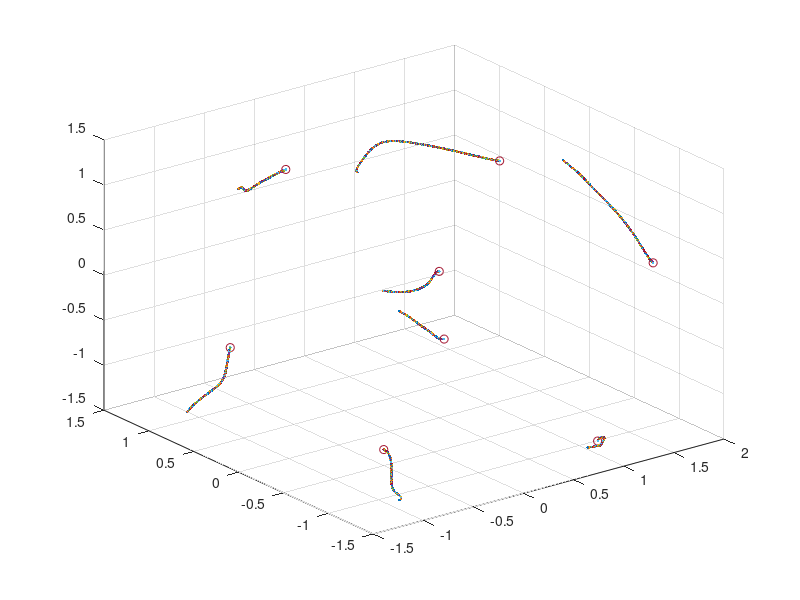

Write the MATLAB code that produced this figure.
V = [-1 -1 -1;1 -1 -1;1 1 -1;-1 1 -1;-1 -1 1;1 -1 1;1 1 1;-1 1 1];
d12 = 2;
d13 = 2*sqrt(2);
d14 = 2;
d15 = 2;
d18 = 2*sqrt(2);
d23 = 2;
d25 = 2*sqrt(2);
d26 = 2;
d34 = 2;
d36 = 2*sqrt(2);
d37 = 2;
d47 = 2*sqrt(2);
d48 = 2;
d56 = 2;
d58 = 2;
d67 = 2;
d68 = 2*sqrt(2);
d78 = 2;
dij = [d12 d13 d14 d15 d18 d23 d25 d26 d34 d36 d37 d47 d48 d56 d58 d67 d68 d78];

kv = 1;
ka = 1;
T = 0.01;

q0 = zeros(8,3);
v0 = zeros(8,3);
qout = zeros(1000,8,3);
for i = 1:8
    q0(i,:) = V(i,:)+(rand(1,3)-0.5*ones(1,3));
    v0(i,:) = 2*(rand(1,3)-0.5*ones(1,3));
end
q = q0;
q_ = q0;
vi = v0;
Rq_ = [(q(1,:)-q(2,:)) (q(2,:)-q(1,:)) zeros(1,18);
          (q(1,:)-q(3,:)) zeros(1,3) (q(3,:)-q(1,:)) zeros(1,15);
          (q(1,:)-q(4,:)) zeros(1,6) (q(4,:)-q(1,:)) zeros(1,12);
          (q(1,:)-q(5,:)) zeros(1,9) (q(5,:)-q(1,:)) zeros(1,9);
          (q(1,:)-q(8,:)) zeros(1,18) (q(8,:)-q(1,:));
          zeros(1,3) (q(2,:)-q(3,:)) (q(3,:)-q(2,:)) zeros(1,15);
          zeros(1,3) (q(2,:)-q(5,:)) zeros(1,6) (q(5,:)-q(2,:)) zeros(1,9);
          zeros(1,3) (q(2,:)-q(6,:)) zeros(1,9) (q(6,:)-q(2,:)) zeros(1,6);
          zeros(1,6) (q(3,:)-q(4,:)) (q(4,:)-q(3,:)) zeros(1,12);
          zeros(1,6) (q(3,:)-q(6,:)) zeros(1,6) (q(6,:)-q(3,:)) zeros(1,6);
          zeros(1,6) (q(3,:)-q(7,:)) zeros(1,9) (q(7,:)-q(3,:)) zeros(1,3);
          zeros(1,9) (q(4,:)-q(7,:)) zeros(1,6) (q(7,:)-q(4,:)) zeros(1,3);
          zeros(1,9) (q(4,:)-q(8,:)) zeros(1,9) (q(8,:)-q(4,:));
          zeros(1,12) (q(5,:)-q(6,:)) (q(6,:)-q(5,:)) zeros(1,6);
          zeros(1,12) (q(5,:)-q(8,:)) zeros(1,6) (q(8,:)-q(5,:));
          zeros(1,15) (q(6,:)-q(7,:)) (q(7,:)-q(6,:)) zeros(1,3);
          zeros(1,15) (q(6,:)-q(8,:)) zeros(1,3) (q(8,:)-q(6,:));
          zeros(1,18) (q(7,:)-q(8,:)) (q(8,:)-q(7,:))];
      
for t = 1:1000

    Rq = [(q(1,:)-q(2,:)) (q(2,:)-q(1,:)) zeros(1,18);
          (q(1,:)-q(3,:)) zeros(1,3) (q(3,:)-q(1,:)) zeros(1,15);
          (q(1,:)-q(4,:)) zeros(1,6) (q(4,:)-q(1,:)) zeros(1,12);
          (q(1,:)-q(5,:)) zeros(1,9) (q(5,:)-q(1,:)) zeros(1,9);
          (q(1,:)-q(8,:)) zeros(1,18) (q(8,:)-q(1,:));
          zeros(1,3) (q(2,:)-q(3,:)) (q(3,:)-q(2,:)) zeros(1,15);
          zeros(1,3) (q(2,:)-q(5,:)) zeros(1,6) (q(5,:)-q(2,:)) zeros(1,9);
          zeros(1,3) (q(2,:)-q(6,:)) zeros(1,9) (q(6,:)-q(2,:)) zeros(1,6);
          zeros(1,6) (q(3,:)-q(4,:)) (q(4,:)-q(3,:)) zeros(1,12);
          zeros(1,6) (q(3,:)-q(6,:)) zeros(1,6) (q(6,:)-q(3,:)) zeros(1,6);
          zeros(1,6) (q(3,:)-q(7,:)) zeros(1,9) (q(7,:)-q(3,:)) zeros(1,3);
          zeros(1,9) (q(4,:)-q(7,:)) zeros(1,6) (q(7,:)-q(4,:)) zeros(1,3);
          zeros(1,9) (q(4,:)-q(8,:)) zeros(1,9) (q(8,:)-q(4,:));
          zeros(1,12) (q(5,:)-q(6,:)) (q(6,:)-q(5,:)) zeros(1,6);
          zeros(1,12) (q(5,:)-q(8,:)) zeros(1,6) (q(8,:)-q(5,:));
          zeros(1,15) (q(6,:)-q(7,:)) (q(7,:)-q(6,:)) zeros(1,3);
          zeros(1,15) (q(6,:)-q(8,:)) zeros(1,3) (q(8,:)-q(6,:));
          zeros(1,18) (q(7,:)-q(8,:)) (q(8,:)-q(7,:))];
    
    vij = ((Rq-Rq_)/T)';
    Rq_ = Rq;

    qij = [norm((q(1,:)-q(2,:))) norm((q(1,:)-q(3,:))) norm((q(1,:)-q(4,:))) ...
           norm((q(1,:)-q(5,:))) norm((q(1,:)-q(8,:))) norm((q(2,:)-q(3,:))) ...
           norm((q(2,:)-q(5,:))) norm((q(2,:)-q(6,:))) norm((q(3,:)-q(4,:))) ...
           norm((q(3,:)-q(6,:))) norm((q(3,:)-q(7,:))) norm((q(4,:)-q(7,:))) ...
           norm((q(4,:)-q(8,:))) norm((q(5,:)-q(6,:))) norm((q(5,:)-q(8,:))) ...
           norm((q(6,:)-q(7,:))) norm((q(6,:)-q(8,:))) norm((q(7,:)-q(8,:)))];
       

    e = qij - dij;

    z = e.*(e+2*dij);

    u = zeros(8,3);
    Rqt = Rq';
    for i = 1:8
        sum = 0;
        for j = 1:18
             sum = sum + (ka*kv + 1)*Rqt(3*(i-1)+1:3*(i-1)+3,j)*z(j)+ (kv*(z(j) + 2*Rqt(3*(i-1)+1:3*(i-1)+3,j)*Rqt(3*(i-1)+1:3*(i-1)+3,j)')*vij(3*(i-1)+1:3*(i-1)+3,j));
        end
        u(i,:) = -ka*vi(i,:) - sum';
    end

    vi = vi+u*T;
    q = q+vi*T;
    qout(t,:,:) = q;
end

figure(1)
plot3(qout(1,:,1),qout(1,:,2),qout(1,:,3),'.');
hold on
grid on
for t = 2:1000
    plot3(qout(t,:,1),qout(t,:,2),qout(t,:,3),'.');
end
plot3(qout(end,:,1),qout(end,:,2),qout(end,:,3),'o');
hold off


